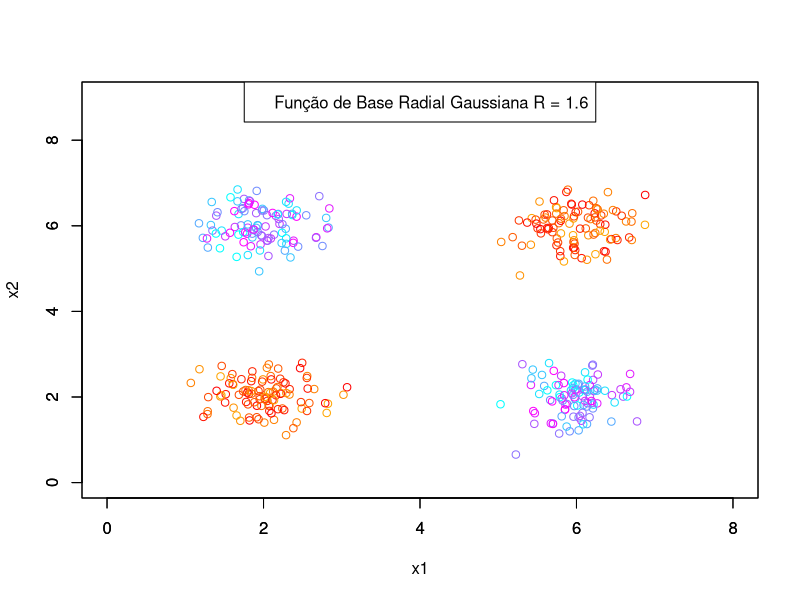
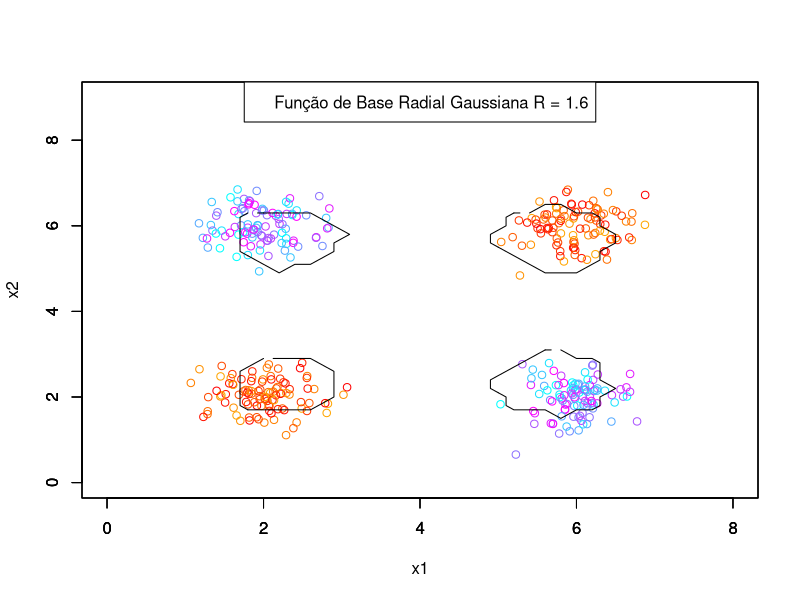

Generate these figures, in order, with R:
rm(list = ls())
library('corpcor')

# Função Radial de Base Gaussiana

rbf <- function(x, center, s) {
  return(exp(-0.5 * (rowSums((x - center)^2) / s^2)))
}

# Geração de Dados

set.seed(1000)
s1 <- 0.4
s2 <- 0.4
s3 <- 0.4
s4 <- 0.4
nc <- 100

xc1 <- matrix(rnorm(nc * 2), ncol = 2) * s1 + t(matrix(c(2, 2), ncol = nc, nrow = 2))
xc2 <- matrix(rnorm(nc * 2), ncol = 2) * s2 + t(matrix(c(2, 6), ncol = nc, nrow = 2))
xc3 <- matrix(rnorm(nc * 2), ncol = 2) * s3 + t(matrix(c(6, 2), ncol = nc, nrow = 2))
xc4 <- matrix(rnorm(nc * 2), ncol = 2) * s4 + t(matrix(c(6, 6), ncol = nc, nrow = 2))

x <- rbind(xc1, xc2, xc3, xc4)
d1 <- dim(xc1)[1]
d2 <- dim(xc2)[1]
d3 <- dim(xc3)[1]
d4 <- dim(xc4)[1]

corDegrade1 <- colorRampPalette(c("red","orange"))
corDegrade2 <- colorRampPalette(c("cyan", "magenta"))

y <- c(rep(1, d1), rep(-1, d2), rep(-1, d3), rep(1, d4))

plot(x[which(y == 1), 1], x[which(y == 1), 2], col = corDegrade1(10), xlim = c(0, 8), ylim = c(0, 9), xlab = 'x1', ylab = 'x2')
par(new = T)
plot(x[which(y == -1), 1], x[which(y == -1), 2], col = corDegrade2(10), xlim = c(0, 8), ylim = c(0, 9), xlab = '', ylab = '')
legend('top', legend = ('Função de Base Radial Gaussiana R = 1.6'))

# 4 gaussianas

S <- 1.6
c1 = c(2, 2)
c2 = c(2, 6)
c3 = c(6, 2)
c4 = c(6, 6)

# Camada oculta calculada com a função rbf

h1 <- rbf(x, c1, S)
h2 <- rbf(x, c2, S)
h3 <- rbf(x, c3, S)
h4 <- rbf(x, c4, S)

H <- cbind(h1, h2, h3, h4, 1)
W <- pseudoinverse(H) %*% y

yhat <- H %*% W

# Plotando o hiperplano de separação

xgrid1 <- seq(1, 8, 0.2)
xgrid2 <- seq(1, 8, 0.2)

YHATG <- matrix(0, length(xgrid1), length(xgrid2))

i = 1
j = 1
k = 1

for (i in 1:length(xgrid1)) {
  for (j in 1:length(xgrid2)) {
    h1 <- rbf(t(as.matrix(c(xgrid1[i], xgrid2[j]))), c1, S)
    h2 <- rbf(t(as.matrix(c(xgrid1[i], xgrid2[j]))), c2, S)
    h3 <- rbf(t(as.matrix(c(xgrid1[i], xgrid2[j]))), c3, S)
    h4 <- rbf(t(as.matrix(c(xgrid1[i], xgrid2[j]))), c4, S)
    YHATG[i, j] = sign(t(as.matrix(c(h1, h2, h3, h4, 1))) %*% W)
    k = k + 1
  }
}

plot(x[which(y == 1), 1], x[which(y == 1), 2], col = corDegrade1(10), xlim = c(0, 8), ylim = c(0, 9), xlab = 'x1', ylab = 'x2')
par(new = T)
plot(x[which(y == -1), 1], x[which(y == -1), 2], col = corDegrade2(10), xlim = c(0, 8), ylim = c(0, 9), xlab = '', ylab = '')
par(new = T)
contour(xgrid1, xgrid2, YHATG, levels = 0, labels = '', col = 'black',  xlim = c(0, 8), ylim = c(0, 9))
legend('top', legend = ('Função de Base Radial Gaussiana R = 1.6'))

# Clustering

# Número de grupos em que o conjunto de dados será dividido para treinamento e teste
k <- 10

# Conjunto de teste, com 10% dos dados
test_size <- round(0.1 * nrow(x))

# Vetor de Acurácias
accuracies <- numeric(k)

# Validação Cruzada
for (fold in 1:k) {
  set.seed(fold)
  test_indices <- sample(1:nrow(x), test_size)
  train_indices <- setdiff(1:nrow(x), test_indices)
  
  x_train <- x[train_indices, ]
  y_train <- y[train_indices]
  x_test <- x[test_indices, ]
  y_test <- y[test_indices]
  
  # Treinando a rede e calculando os pesos de W
  S <- 1.6
  c1 = c(2, 2)
  c2 = c(2, 6)
  c3 = c(6, 2)
  c4 = c(6, 6)
  
  h1 <- rbf(x_train, c1, S)
  h2 <- rbf(x_train, c2, S)
  h3 <- rbf(x_train, c3, S)
  h4 <- rbf(x_train, c4, S)
  
  H <- cbind(h1, h2, h3, h4, 1)
  W <- pseudoinverse(H) %*% y_train
  
  # Fazendo previsões nos dados de teste
  h1_test <- rbf(x_test, c1, S)
  h2_test <- rbf(x_test, c2, S)
  h3_test <- rbf(x_test, c3, S)
  h4_test <- rbf(x_test, c4, S)
  
  H_test <- cbind(h1_test, h2_test, h3_test, h4_test, 1)
  Yhat_test <- sign(H_test %*% W)
  
  # Cálculo da acurácia
  # Comparamos as previsões com os dados verdadeiros para
  # Saber quais delas estão corretas
  
  accuracies[fold] <- sum(Yhat_test == y_test) / length(y_test)
}

# Calculamos a média e desvio padrão das acurácias

mean_accuracy <- mean(accuracies)
std_accuracy <- sd(accuracies)

# Imprimir a média e desvio padrão das acurácias

cat("Acurácia Média: ", mean_accuracy, "\n")
cat("Desvio Padrão da Acurácia: ", std_accuracy, "\n")

# Guardando os valores de acurácia, média e desvio padrão em um arquivo

write.table(accuracies, file = "accuracies.txt", row.names = FALSE, col.names = FALSE)
write.table(mean_accuracy, file = "mean_accuracy.txt", row.names = FALSE, col.names = FALSE)
write.table(std_accuracy, file = "std_accuracy.txt", row.names = FALSE, col.names = FALSE)
